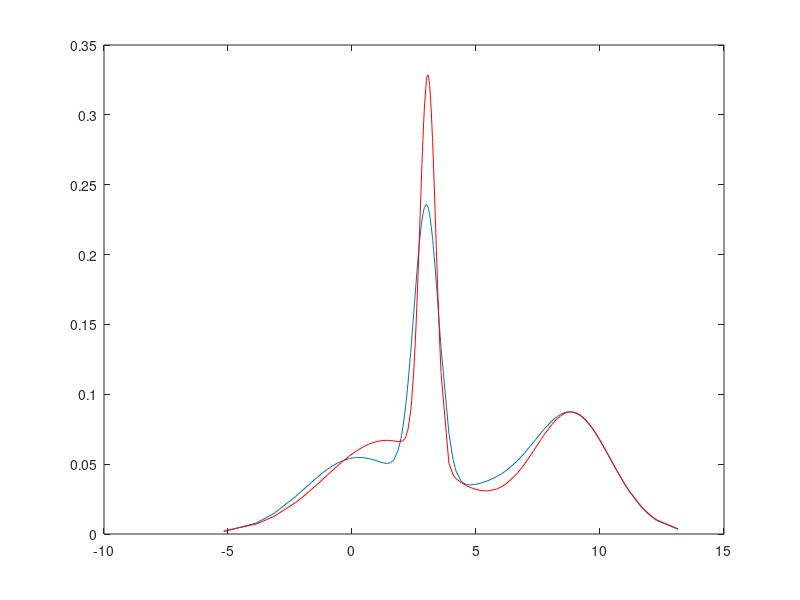

This chart was generated by the following MATLAB code:
%% Take 4 1D gaussians
mu_1 = 0;
mu_2 = 3;
mu_3 = 6;
mu_4 = 9;
sigma_1 = 2;
sigma_2 = 0.5;
sigma_3 = 3;
sigma_4 = 1.5;
%% Get samples from each of these
y_1 = normrnd(mu_1, sigma_1,[50,1]);
y_2 = normrnd(mu_2, sigma_2,[50,1]);
y_3 = normrnd(mu_3, sigma_3,[50,1]);
y_4 = normrnd(mu_4, sigma_4,[50,1]);
%% Sort the samples and plot it against mean of the three gaussians
X = sort([y_1;y_2;y_3;y_4]); % The samples
Y = (normpdf(X,mu_1,sigma_1) + normpdf(X,mu_2,sigma_2) + normpdf(X,mu_3,sigma_3) + normpdf(X,mu_4,sigma_4)) ./ 4;
plot(X,Y)
hold on
%% Fit a GMM and look at how good the computation is
gmmmodel = fitgmdist(X, 4);
Y_gmm = pdf(gmmmodel,X);
plot(X, Y_gmm, 'r')